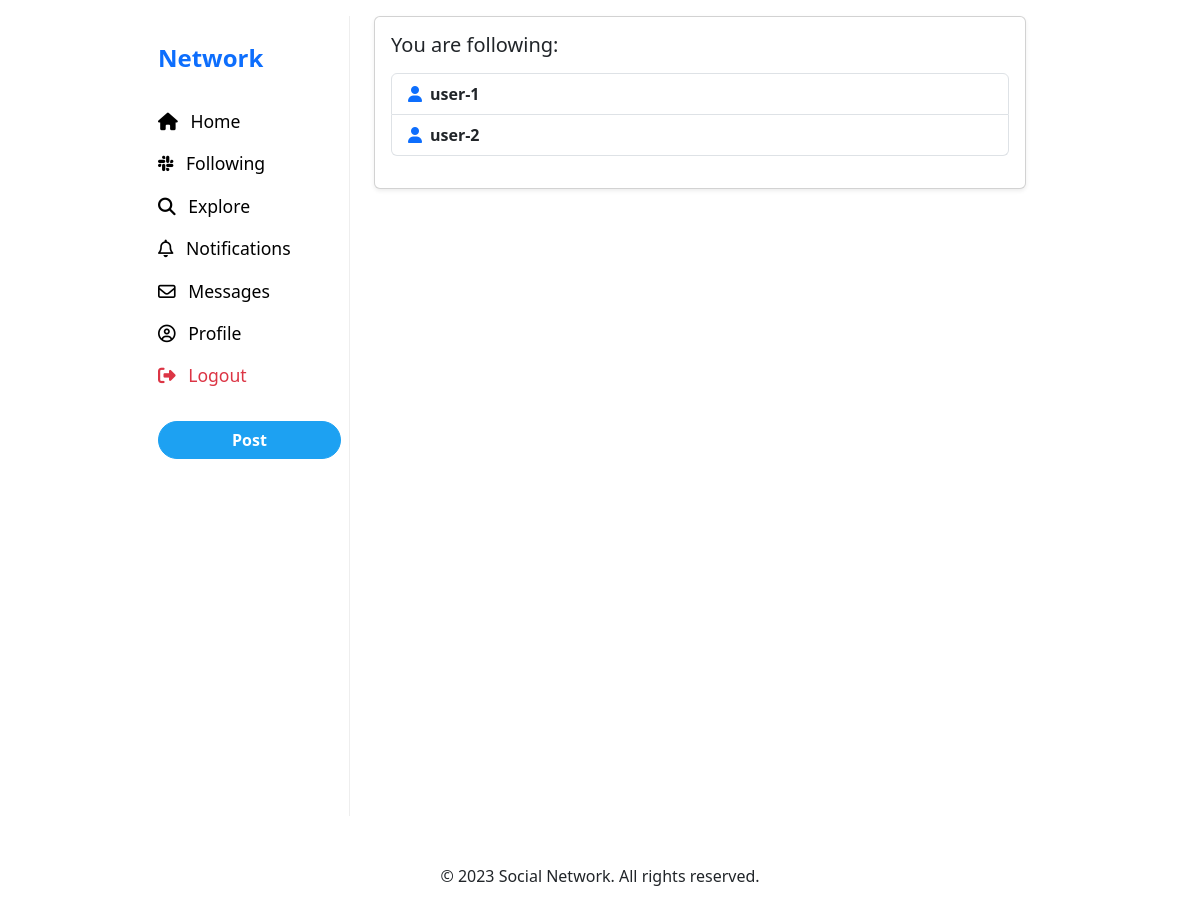
The page /following_page/ (signed in) on the database as committed earlier.
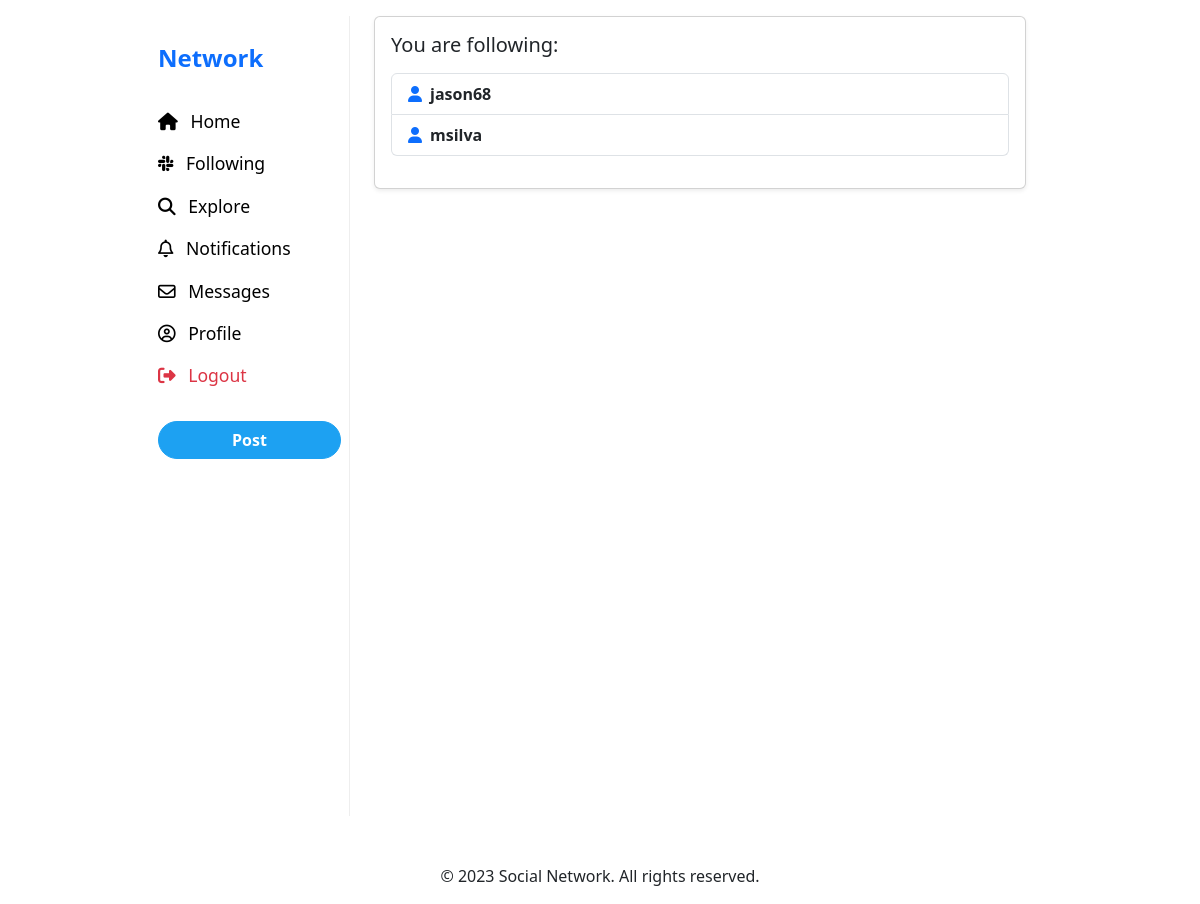
The same page on the database as committed later.
### network/models.py (models this page shows)
class User(AbstractUser):
    follows = models.ManyToManyField("self", blank=True, related_name="fans", symmetrical=False)

### network/views.py (the view)
# urls.py: path("following_page/", views.following_page, name="following_page"),
def following_page(request):
    followed_users = request.user.follows.all()
    return render(request, "network/following.html", {
        "followed_users": followed_users,  # Pass this to the template
    })

### network/templates/network/following.html (shortened to what this page needs)
{% extends "network/layout.html" %}
{% load static %}
{% block body %}
<div class="container">
  <div class="row">
    <div class="col-12 mb-4">
      <div class="card shadow-sm">
        <div class="card-body">
          <h5 class="card-title mb-3">You are following:</h5>
            {% if followed_users %}
            <ul class="list-group mb-3">
                {% for user in followed_users %}
                <li class="list-group-item d-flex align-items-center">
                    <i class="fa fa-user me-2 text-primary"></i>
                    <a href="{% url 'profile_page' user_id=user.id %}" class="fw-semibold text-decoration-none text-dark">
                    {{ user.username }}
                    </a>
                </li>
                {% endfor %}
            </ul>
            {% else %}
            <div class="text-muted">You are not following anyone yet.</div>
            {% endif %}
        </div>
      </div>
    </div>
  </div>
</div>
{% endblock %}

### network/templates/network/layout.html (shortened to what this page needs)
{% load static %}
<!DOCTYPE html>
<html lang="en">
<head>
  <link href="https://cdn.jsdelivr.net/npm/bootstrap@5.3.3/dist/css/bootstrap.min.css" rel="stylesheet" />
  <link rel="stylesheet" href="https://cdnjs.cloudflare.com/ajax/libs/font-awesome/6.5.0/css/all.min.css">
  <link href="{% static 'network/styles.css' %}" rel="stylesheet" />
</head>
<body>
  <div class="container-fluid mt-3">
    <div class="row justify-content-center">
      <div class="col-2 d-none d-md-flex flex-column align-items-start px-2 twitter-sidebar">
        <a href="{% url 'index' %}" class="mb-4 fs-4 fw-bold text-decoration-none">Network</a>
        <a href="{% url 'index' %}" class="nav-link py-2"><i class="fas fa-home me-2"></i> Home</a>
        <a href="{% if user.is_authenticated %}{% url 'following_page' %}{% else %}{% url 'login' %}{% endif %}" class="nav-link py-2">
          <i class="fab fa-slack-hash me-2"></i> Following
        </a>
        <a href="{% url 'index' %}" class="nav-link py-2">
          <i class="fas fa-search me-2"></i> Explore
        </a>
        <a href="#" class="nav-link py-2">
          <i class="far fa-bell me-2"></i> Notifications
        </a>
        <a href="#" class="nav-link py-2">
          <i class="far fa-envelope me-2"></i> Messages
        </a>
        <a href="{% if user.is_authenticated %}{% url 'profile_page' user_id=user.id %}{% else %}{% url 'login' %}{% endif %}" class="nav-link py-2">
          <i class="far fa-user-circle me-2"></i> Profile
        </a>
        {% if user.is_authenticated %}
          <a href="{% url 'logout' %}" class="nav-link py-2 text-danger">
            <i class="fas fa-sign-out-alt me-2"></i> Logout
          </a>
        {% else %}
          <a href="{% url 'login' %}" class="nav-link py-2"><i class="fas fa-sign-in-alt me-2"></i> Login</a>
          <a href="{% url 'register' %}" class="nav-link py-2"><i class="fas fa-user-plus me-2"></i> Register</a>
        {% endif %}
        <a href="#" class="btn btn-primary rounded-pill mt-4 w-100 fw-bold" data-bs-toggle="modal" data-bs-target="#newPostModal">Post</a>
      </div>
      <div class="col-lg-7">
        {% block body %}
        {% endblock %}
      </div>
    </div>
  </div>
  <footer class="text-center mt-5">
    <p>&copy; 2023 Social Network. All rights reserved.</p>
  </footer>
</body>
</html>

### network/static/network/styles.css (style rules this page uses)
.twitter-sidebar { height: 100vh; position: sticky; top: 0; z-index: 1020; background: #fff; border-right: 1px solid #eee; padding-top: 1.5rem; padding-bottom: 0; overflow-y: auto; overflow-x: hidden; min-width: 200px; max-width: 220px; box-sizing: border-box; }
.twitter-sidebar a.nav-link { font-size: 1.1rem; color: #000; transition: 0.2s; font-weight: 500; }
.twitter-sidebar .btn-primary { background-color: #1da1f2; border-color: #1da1f2; }

Rows that differ between the two databases and show on the page:
removed User: username "user-1"
removed User: username "user-2"
added User: username "jason68"
added User: username "msilva"
